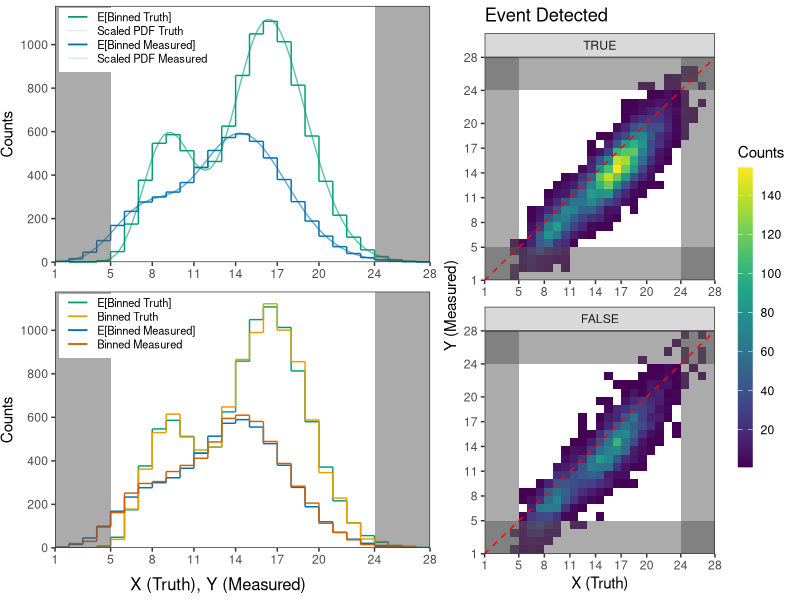
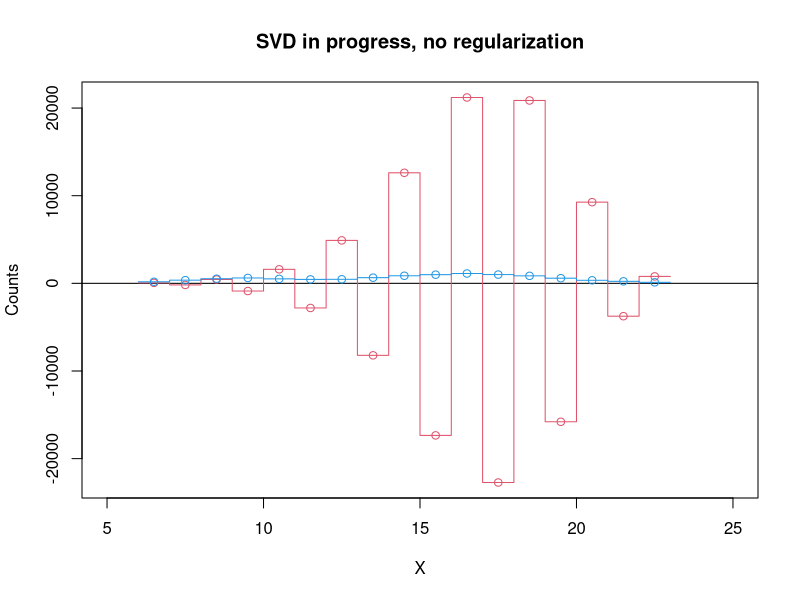

The R source for these figures, in order: (Note: this script raises an error after producing the figures.)
## ---- chunk 1
library(tidyverse)
library(gridExtra)
library(grid)
library(gridtext)
library(knitr)
library(RColorBrewer)
library(viridisLite)
library(viridis)
library(gtools)
## ---- chunk 2
set.seed(1234)
# Assume 10000 events
nsim <- 10000

# Two possible types of processes with different means but equal variances
alpha1 <- 24
alpha2 <- 42
beta <- 0.4

# Event 1 is 1/3 as likely to occur as event 2
p <- 2/7
x1 <- rgamma(nsim, shape = alpha1, scale = beta)
x2 <- rgamma(nsim, shape = alpha2, scale = beta)
#p <- 2/5
#x1 <- rlnorm(nsim, meanlog = 2.25, sdlog = 0.25)
#x2 <- rlnorm(nsim, meanlog = 2.8, sdlog = 0.15)
z <- rbernoulli(nsim, p)
x <- c(x1[z],x2[!z])

# Efficiency
xdetected <- rbernoulli(length(x),1-exp(-sqrt(x)/4)) == 1

# Add Smearing
ermu <- -x^(1/4)
ersd <- log((x+10)/4)
y <- x + rnorm(nsim, mean = ermu, sd = ersd)

# Binned representation
xymin <- 5
xymax <- 24
xystep <- 3
dxy <- 4
xyaxes <- c(xymin-dxy,xymin,
            seq(xymin+xystep,xymax-xystep,xystep),
            xymax,xymax+dxy)

sims <- tibble("Truth" = x,
               "Measured" = y,
               "Detected" = xdetected)

step_hist_notfolded <- hist(x[which(x > xymin-dxy & x < xymax+dxy)], 
                            breaks = seq(xymin-dxy,xymax+dxy,1), plot = F)
step_hist_folded <- hist(y[which(y > xymin-dxy & y < xymax+dxy & xdetected == TRUE)], 
                         breaks = seq(xymin-dxy,xymax+dxy,1), plot = F)

fmax <- 1.075*max(c(step_hist_folded$density,step_hist_notfolded$density))
fmax_count <- 1.05*max(c(step_hist_folded$count,step_hist_notfolded$count))

step_hist <- 
  tibble(binLow = c(step_hist_folded$breaks[-length(step_hist_folded$breaks)],
                    step_hist_notfolded$breaks[-length(step_hist_notfolded$breaks)]),
         binHigh = c(step_hist_folded$breaks[-1],step_hist_notfolded$breaks[-1]),
         CountsL = c(c(0,step_hist_folded$counts[-length(step_hist_folded$counts)]),
                     c(0,step_hist_notfolded$counts[-length(step_hist_notfolded$counts)])),
         Counts = c(step_hist_folded$counts,step_hist_notfolded$counts),
         DensityL = c(c(0,step_hist_folded$density[-length(step_hist_folded$density)]),
                      c(0,step_hist_notfolded$density[-length(step_hist_notfolded$density)])),
         Density = c(step_hist_folded$density,step_hist_notfolded$density),
         Treatment = c(rep("folded", length(step_hist_folded$density)),
                       rep("not folded", length(step_hist_notfolded$density))))
## ---- chunk 3
# Continuous representation
X <- seq(xymin-dxy,xymax+dxy,0.01)
nx <- length(X)

fx = p*dgamma(X, shape = alpha1, scale = beta) + 
     (1-p)*dgamma(X, shape = alpha2, scale = beta)
#fx <- p*dlnorm(X, meanlog = 2.25, sdlog = 0.25) +
#  (1-p)*dlnorm(X, meanlog = 2.8, sdlog = 0.15)

fx_data <- tibble(X = X, Density = fx)
# fy_data content calculated in fyEstimate.nb
fy_data <- read.csv("fyEstimate.csv")

# Binned expected counts
exp_hist <- read.csv("histExpected.csv")
exp_hist[,3:4] <- nsim*exp_hist[,3:4]

# Counts max
fmax_count <- max(fmax_count, 1.05*max(nsim*fx_data$Density))
## ---- chunk 4
# Plotting
comp1 <- ggplot(data = step_hist) + 
  theme_bw() +
  geom_segment(data = filter(exp_hist, 
                             Treatment == "not folded" &
                                binLow >= xymin-dxy &
                               binHigh <= xymax+dxy),
               mapping = aes(x = binLow,
                             y = Counts,
                          xend = binHigh,
                          yend = Counts,
                         color = "E[Binned Truth]",
                      linetype = "E[Binned Truth]")) +
  geom_segment(data = filter(exp_hist, 
                             Treatment == "not folded" &
                                binLow >= xymin-dxy &
                               binHigh <= xymax+dxy),
               mapping = aes(x = binLow,
                             y = CountsL,
                          xend = binLow,
                          yend = Counts,
                         color = "E[Binned Truth]",
                      linetype = "E[Binned Truth]")) +
  geom_segment(data = filter(exp_hist, 
                             Treatment == "folded" &
                                binLow >= xymin-dxy &
                               binHigh <= xymax+dxy),
               mapping = aes(x = binLow,
                             y = Counts,
                          xend = binHigh,
                          yend = Counts,
                         color = "E[Binned Measured]",
                      linetype = "E[Binned Measured]")) +
  geom_segment(data = filter(exp_hist, 
                             Treatment == "folded" &
                                binLow >= xymin-dxy &
                               binHigh <= xymax+dxy),
               mapping = aes(x = binLow,
                             y = CountsL,
                          xend = binLow,
                          yend = Counts,
                         color = "E[Binned Measured]",
                      linetype = "E[Binned Measured]")) +
  geom_line(data = filter(fx_data,
                            X >= xymin-dxy &
                            X <= xymax+dxy),
            mapping = aes(x = X, 
                          y = nsim*Density,
                      color = "Scaled PDF Truth",
                   linetype = "Scaled PDF Truth")) +
  geom_line(data = filter(fy_data,
                            Y >= xymin-dxy &
                            Y <= xymax+dxy),
            mapping = aes(x = Y, 
                          y = nsim*Density,
                      color = "Scaled PDF Measured",
                   linetype = "Scaled PDF Measured")) +
  scale_x_continuous(breaks = xyaxes, 
                     limits = c(xymin-dxy,xymax+dxy), 
                     expand = c(0,0)) +
  scale_y_continuous("Counts",
                     limits = c(0,fmax_count), expand = c(0,0),
                     breaks = seq(0,ceiling(fmax_count),
                                  floor(fmax_count/1000)*200)) +
  scale_color_manual(name = NA,
                     labels = c("E[Binned Truth]",
                                "Scaled PDF Truth",
                                "E[Binned Measured]",
                                "Scaled PDF Measured"),
                     breaks = c("E[Binned Truth]",
                                "Scaled PDF Truth",
                                "E[Binned Measured]",
                                "Scaled PDF Measured"),
                     values = c("E[Binned Truth]" = alpha("#009E73",1),#alpha("#4C8C2B",0.6),
                                "Scaled PDF Truth" = alpha("#009E73",0.6),#alpha("#4C8C2B",1),
                                "E[Binned Measured]" = alpha("#0072B2",1),#alpha("#004C97",0.6),
                                "Scaled PDF Measured" = alpha("#0072B2",0.6))) +#alpha("#004C97",1))) +
  scale_linetype_manual(name = NA,
                        labels = c("E[Binned Truth]",
                                   "Scaled PDF Truth",
                                   "E[Binned Measured]",
                                   "Scaled PDF Measured"),
                        breaks = c("E[Binned Truth]",
                                   "Scaled PDF Truth",
                                   "E[Binned Measured]",
                                   "Scaled PDF Measured"),
                        values = c("E[Binned Truth]" = "solid",
                                   "Scaled PDF Truth" = "solid",
                                   "E[Binned Measured]" = "solid",
                                   "Scaled PDF Measured" = "solid")) +
  theme(panel.grid.major = element_blank(),
        panel.grid.minor = element_blank(), 
        plot.margin = margin(0.15, 0.16, 0.12, 0.01, "cm"),
        legend.text = element_text(size = 8),
        legend.title = element_blank(),
        legend.position = c(.01, 0.99),
        legend.justification = c("left", "top"),
        legend.box.just = "left",
        legend.key.height = unit(10,"points"),
        legend.margin = margin(1,5,5,5,"pt"),
        axis.title.x = element_blank()) +
  guides(color = guide_legend(override.aes = list(alpha = c(1,0.15,1,0.15)))) +
  geom_rect(data=tibble(x1=xymin-dxy,x2=xymin,y1=0,y2=fmax_count),
            mapping=aes(xmin=x1,xmax=x2,ymin=y1,ymax=y2),
            alpha=0.5,size=0.3) +
  geom_rect(data=tibble(x1=xymax,x2=xymax+dxy,y1=0,y2=fmax_count),
            mapping=aes(xmin=x1,xmax=x2,ymin=y1,ymax=y2),
            alpha=0.5,size=0.3)

comp2 <- ggplot(data = step_hist) + 
  theme_bw() +
  geom_segment(data = filter(exp_hist, 
                             Treatment == "not folded" &
                                binLow >= xymin-dxy &
                               binHigh <= xymax+dxy ),
               mapping = aes(x = binLow,
                             y = Counts,
                          xend = binHigh,
                          yend = Counts,
                         color = "E[Binned Truth]")) +
  geom_segment(data = filter(exp_hist, 
                             Treatment == "not folded" &
                                binLow >= xymin-dxy &
                               binHigh <= xymax+dxy),
               mapping = aes(x = binLow,
                             y = CountsL,
                          xend = binLow,
                          yend = Counts,
                         color = "E[Binned Truth]")) +
  geom_segment(data = filter(exp_hist, 
                             Treatment == "folded" &
                                binLow >= xymin-dxy &
                               binHigh <= xymax+dxy),
               mapping = aes(x = binLow,
                             y = Counts,
                          xend = binHigh,
                          yend = Counts,
                         color = "E[Binned Measured]")) +
  geom_segment(data = filter(exp_hist, 
                             Treatment == "folded" &
                                binLow >= xymin-dxy &
                               binHigh <= xymax+dxy),
               mapping = aes(x = binLow,
                             y = CountsL,
                          xend = binLow,
                          yend = Counts,
                         color = "E[Binned Measured]")) +
  geom_segment(data = filter(step_hist, 
                             Treatment == "not folded" &
                                binLow >= xymin-dxy &
                               binHigh <= xymax+dxy),
               mapping = aes(x = binLow,
                             y = Counts,
                          xend = binHigh,
                          yend = Counts,
                         color = "Binned Truth")) +
  geom_segment(data = filter(step_hist, 
                             Treatment == "not folded" &
                                binLow >= xymin-dxy &
                               binHigh <= xymax+dxy),
               mapping = aes(x = binLow,
                             y = CountsL,
                          xend = binLow,
                          yend = Counts,
                         color = "Binned Truth")) +
  geom_segment(data = filter(step_hist, 
                             Treatment == "folded" &
                                binLow >= xymin-dxy &
                               binHigh <= xymax+dxy),
               mapping = aes(x = binLow,
                             y = Counts,
                          xend = binHigh,
                          yend = Counts,
                         color = "Binned Measured")) +
  geom_segment(data = filter(step_hist, 
                             Treatment == "folded" &
                                binLow >= xymin-dxy &
                               binHigh <= xymax+dxy),
               mapping = aes(x = binLow,
                             y = CountsL,
                          xend = binLow,
                          yend = Counts,
                         color = "Binned Measured")) +
  scale_x_continuous(breaks = xyaxes, 
                     limits = c(xymin-dxy,xymax+dxy), 
                     expand = c(0,0)) +
  scale_y_continuous("Counts",
                     limits = c(0,fmax_count), expand = c(0,0),
                     breaks = seq(0,ceiling(fmax_count),
                                  floor(fmax_count/1000)*200)) +
  scale_color_manual(name = NA,
                     breaks = c("E[Binned Truth]",
                                "Binned Truth",
                                "E[Binned Measured]",
                                "Binned Measured"),
                     values = c("E[Binned Truth]" = alpha("#009E73",1),
                                "Binned Truth" = alpha("#E69F00",1),#alpha("#CB6015",0.7),
                                "E[Binned Measured]" = alpha("#0072B2",1),#alpha("#004C97",0.7),
                                "Binned Measured" = alpha("#D55E00",1)))+#alpha("#8A2A2B",0.7))) +
  theme(panel.grid.major = element_blank(),
        panel.grid.minor = element_blank(), 
        plot.margin = margin(0.15, 0.16, 0.12, 0.01, "cm"),
        legend.text = element_text(size = 8),
        legend.title = element_blank(),
        legend.position = c(.01, 0.99),
        legend.justification = c("left", "top"),
        legend.box.just = "left",
        legend.key.height = unit(10,"points"),
        legend.margin = margin(1,5,5,5,"pt"),
        axis.title.x = element_blank()) +
  geom_rect(data=tibble(x1=xymin-dxy,x2=xymin,y1=0,y2=fmax_count),
            mapping=aes(xmin=x1,xmax=x2,ymin=y1,ymax=y2),
            alpha=0.5,size=0.3) +
  geom_rect(data=tibble(x1=xymax,x2=xymax+dxy,y1=0,y2=fmax_count),
            mapping=aes(xmin=x1,xmax=x2,ymin=y1,ymax=y2),
            alpha=0.5,size=0.3) #+
  #guides(color = guide_legend(override.aes = list(alpha = 0.2)))

migration <- sims %>%
  mutate(across(Detected, factor, levels = c("TRUE","FALSE"))) %>%
  filter(Truth <= xymax+dxy & Truth >= xymin-dxy &
           Measured <= xymax+dxy & Measured >= xymin-dxy) %>%
  ggplot() +
    scale_x_continuous(breaks = xyaxes,
                       limits = c(xymin-dxy,xymax+dxy), 
                       expand = c(0,0)) +
    scale_y_continuous(breaks = xyaxes, 
                       limits = c(xymin-dxy,xymax+dxy), 
                       expand = c(0,0)) +
    theme_bw() + theme(panel.grid.major = element_blank(), 
                       panel.grid.minor = element_blank()) +
    stat_bin2d(mapping = aes(x = Truth, 
                             y = Measured), 
               breaks = list(x = seq(xymin-dxy,xymax+dxy,1),
                             y = seq(xymin-dxy,xymax+dxy,1))) +
    labs(x = "X (Truth)", y = "Y (Measured)",
         title = "Event Detected") +
    geom_rect(data=tibble(x1=xymin-dxy,x2=xymax+dxy,y1=xymin-dxy,y2=xymin),
              mapping=aes(xmin=x1,xmax=x2,ymin=y1,ymax=y2),
              alpha=0.5,size=0.3) +
    geom_rect(data=tibble(x1=xymin-dxy,x2=xymin,y1=xymin-dxy,y2=xymax+dxy),
              mapping=aes(xmin=x1,xmax=x2,ymin=y1,ymax=y2),
              alpha=0.5,size=0.3) +
    geom_rect(data=tibble(x1=xymin-dxy,x2=xymax+dxy,y1=xymax,y2=xymax+dxy),
              mapping=aes(xmin=x1,xmax=x2,ymin=y1,ymax=y2),
              alpha=0.5,size=0.3) +
    geom_rect(data=tibble(x1=xymax,x2=xymax+dxy,y1=xymin-dxy,y2=xymax+dxy),
              mapping=aes(xmin=x1,xmax=x2,ymin=y1,ymax=y2),
              alpha=0.5,size=0.3) +
    geom_abline(intercept=0,slope=1,lty="dashed",col="red") +
    facet_wrap(Detected~., nrow = 2, scales = "free")

gradient_max <- max(ggplot_build(migration)$data[[1]]$count)
gmins <- abs(floor(gradient_max/10^(floor(log10(gradient_max))-1))/
               c(5,10,20,25,50)-1)
gradient_step <- c(5,10,20,25,50)[which(gmins == min(gmins))]*
  10^(floor(log10(gradient_max))-2)

migration <- migration +
  scale_fill_gradientn(colours = viridis(11),
                       breaks = seq(0,gradient_max,gradient_step),
                       guide = guide_colourbar(barwidth = 0.75, 
                                               barheight = 15,
                                               title = "Counts"))

grid.arrange(arrangeGrob(comp1, comp2, richtext_grob("X (Truth), Y (Measured)"),
                         heights = c(10,10,1)), 
             migration, ncol = 2, widths = c(6,5))

rmu <- sims %>%
  filter(Truth <= xymax+dxy & Truth >= xymin-dxy) %>%
  select(Truth) %>%
  mutate(Truth = ceiling(Truth)-floor(min(Truth))) %>%
  count(Truth, name = "counts") %>%
  pull(counts)

rR <- sims %>%
  filter(Truth <= xymax & Truth >= xymin &
           Measured <= xymax & Measured >= xymin &
           Detected == "TRUE") %>%
  select(Measured, Truth) %>%
  mutate(Measured = ceiling(Measured)-floor(min(Measured)),
         Truth = ceiling(Truth)-floor(min(Truth))) %>%
  count(Measured, Truth, name = "counts") %>%
  complete(Measured, Truth, fill = list(counts=0)) %>%
  pull(counts) %>%
  matrix(ncol = xymax-xymin, byrow = T)

#step_hist
dp_hist <- sims %>%
  filter(Truth <= xymax+dxy & Truth >= xymin-dxy &
           Measured <= xymax+dxy & Measured >= xymin-dxy) %>%
  pivot_longer(c(Measured,Truth), 
               names_to = "Treatment", 
               values_to = "binLow") %>%
  filter((Treatment == "Measured" & Detected == TRUE) | Treatment == "Truth") %>%
  mutate(binHigh = ceiling(binLow),
         binLow = floor(binLow)) %>%
  count(binHigh, Treatment, name = "Counts") %>%
  mutate(Density = Counts/nsim)

## ---- chunk 5
dp_hist <- sims %>%
  filter(Truth <= 30 & Truth >= 0 &
           Measured <= 30 & Measured >= 0) %>%
  pivot_longer(c(Measured,Truth), 
               names_to = "Treatment", 
               values_to = "binLow") %>%
  filter((Treatment == "Measured" & Detected == TRUE) | Treatment == "Truth") %>%
  mutate(binHigh = ceiling(binLow),
         binLow = floor(binLow)) %>%
  count(binHigh, Treatment, name = "Counts") %>%
  mutate(Density = Counts/nsim) %>%
  complete(binHigh=1:30,Treatment,
           fill = list(Counts=0,Density=0))

dnu <- dp_hist %>%
  filter(Treatment == "Measured") %>%
  select(binHigh,Counts) %>%
  mutate(Good = Counts>50)

dmu <- dp_hist %>%
  filter(Treatment == "Truth") %>%
  select(binHigh,Counts) %>%
  mutate(Good = Counts>50)

mR <- as.matrix(read.csv("migrationMatrix.csv", header = F))
colnames(mR) <- NULL
mR <- mR[dnu$Good,dmu$Good]
mR <- zapsmall(mR, digits = 6)

mRsvd <- svd(mR, nu = dim(mR)[1], nv = dim(mR)[2])
mRsvd$d

Sig <- zapsmall(t(mRsvd$u) %*% mR %*% mRsvd$v, digits=6)
invSig <- t(rbind(diag(1/mRsvd$d),matrix(rep(0,(dim(mR)[1]-dim(mR)[2])*dim(mR)[2]),ncol=dim(mR)[2])))

enu <- exp_hist %>%
  filter(Treatment == "folded") %>%
  pull(Counts)

muSVD <- mRsvd$v %*% invSig %*% t(mRsvd$u) %*% (dnu$Counts[dnu$Good]/(enu[dnu$Good]))

plot(x=c(-5,35),y=c(0,0), xlim = c(5,25), ylim = c(min(muSVD)-10,max(muSVD,dmu$Counts)+10), type = "l", xlab = "X", ylab = "Counts", main="SVD in progress, no regularization")
points((1:30)[dmu$Good]-0.5, muSVD, col = 2)
lines(rbind((1:30)[dmu$Good]-1,(1:30)[dmu$Good]), rep(muSVD,each=2), col = 2)
points((1:30)[dmu$Good]-0.5, dmu$Counts[dmu$Good], col = 4)
lines(rbind((1:30)[dmu$Good]-1,(1:30)[dmu$Good]), rep(dmu$Counts[dmu$Good],each=2), col = 4)


#vals <- rep(0,15)
#for (i in 1:15){
#  vals[i] <- sqrt(sum((zapsmall(mR,digits=i) %*% dmu$Counts - mR %*% dmu$Counts)^2))
#}
#plot(1:15, log10(vals))
#cbind(1:15,vals)
## ---- chunk 6
# Number of "causes" and "effects"
nc <- ne <-  40

# Get migration counts from stored ggplot and create smearing matrix
smear_data <- ggplot_build(smear_m)$data[[1]]
smearing_matrix <- matrix(rep(0,nc*(ne+1)), ncol = nc)
for( i in 1:nrow(smear_data)){
  smearing_matrix[cbind(smear_data$xbin, (ne+2)-smear_data$ybin)[i,2],
                  cbind(smear_data$xbin, (ne+2)-smear_data$ybin)[i,1]] <- smear_data$value[i]
}
smearing_matrix_normcols <- smearing_matrix / 
  matrix(rep(apply(smearing_matrix, MARGIN = 2, sum),ne+1), nrow=ne+1, byrow = T)

# Get observed number of events per effect
xE1 <- smearing_matrix %*% rep(1,nc)

# Number of samples drawn from each posterior distribution
nsamp <- 10
Lamb1 <- theta1 <- invMig1 <- list(NA)
xC1 <- efficiency1 <- mu1 <- intmu1 <- matrix(rep(NA,nsamp*nc), ncol=nsamp)
for(i in 1:nsamp){
  # New smearing matrices sampled from Dirichlet posterior
  Lamb1[[i]] <- matrix(unlist(map(1:nc, ~ t(rdirichlet(1, exp(-abs(.-1:(ne+1)))+
                                                             smearing_matrix[,.])))), nrow=ne+1)
  # Efficiencies calculated for each 
  efficiency1[,i] <- apply(Lamb1[[i]][-(ne+1),], MARGIN = 2, sum)
  # Apply Bayes' theorem to get P(C|E)
  theta1[[i]] <- t(Lamb1[[i]][-(ne+1),]/(matrix(rep(apply(Lamb1[[i]][-(ne+1),],
                                                          MARGIN = 1, sum), nc), ncol=nc)))
  mu1[,i] <- map_dbl(xE1[-(ne+1)], ~ rgamma(1,1+.,1))
  intmu1[,i] <- round(mu1[,i])
  intmu1[,i][which(intmu1[,i]==0)] <- 1
  invMig1[[i]] <- matrix(unlist(map(1:ne, ~ rmultinom(n=1,size=intmu1[.,i], 
                                                     prob=theta1[[i]][,.]))),nrow=ne)
  xC1[,i] <- (apply(invMig1[[i]],MARGIN=1, sum)/
                efficiency1[,i])*(mu1[,i]/intmu1[,i])
}

step_hist$barlow <- rep(0,nc+ne)
step_hist$barhigh <- rep(0,nc+ne)

step <- filter(step_hist, Treatment == "truth")
step$Counts <- apply(xC1, MARGIN=1, mean)
step$CountsL[-1] <- apply(xC1, MARGIN=1, mean)[-nc]
step$Treatment <- "1 iteration"
step$Density <- apply(xC1, MARGIN=1, mean)/sum(apply(xC1, MARGIN=1, mean))
step$DensityL[-1] <- step$Density[-nc]
step$barlow <- apply(xC1, MARGIN=1, FUN=quantile, probs=0.025)
step$barhigh <- apply(xC1, MARGIN=1, FUN=quantile, probs=0.975)
step_hist_iter1 <- rbind(step_hist,step)

ymax_count <- 1.1*max(step_hist_iter1$Counts)

it1 <- ggplot(data = step_hist_iter1) + 
  theme_bw() +
  geom_rect(mapping = aes(xmin = binLow,
                          ymin = barlow,
                          xmax = binHigh,
                          ymax = barhigh,
                          fill = Treatment),
            alpha=0.2) +
  geom_segment(mapping = aes(x = binLow,
                             y = Counts,
                          xend = binHigh,
                          yend = Counts,
                          color = Treatment),
               alpha=0.7) +
  geom_segment(mapping = aes(x = binLow,
                             y = CountsL,
                          xend = binLow,
                          yend = Counts,
                          color = Treatment), 
               alpha=0.7) +
  scale_x_continuous(breaks = seq(-10,10,2), 
                     limits = c(-10,10), 
                     expand = c(0,0)) +
  scale_y_continuous("Counts", limits = c(0,ymax_count), expand = c(0,0),
                     breaks = seq(0,ceiling(ymax_count), ceiling(ymax_count/1000)*100)) +
  labs(x="X", y="", title="1 Iteration") +
  scale_color_manual(values=c("orange","red","blue")) +
  scale_fill_manual(values=c("orange","red","blue")) +
  theme(panel.grid.major = element_blank(), panel.grid.minor = element_blank())
## ---- chunk 7
# Get observed number of events per effect
xE2 <- xC1

# Number of samples drawn from posterior distribution
Lamb2 <- efficiency2 <- theta2 <- invMig2 <- list(NA)
xC2 <- efficiency2 <- mu2 <- intmu2 <- matrix(rep(NA,nsamp*nsamp*nc), ncol=nsamp*nsamp)
for(i in 1:nsamp){
  for(j in 1:nsamp){
    # New smearing matrices sampled from Dirichlet posterior
    Lamb2[[(i-1)*nsamp+j]] <- 
      matrix(unlist(map(1:nc, ~ t(rdirichlet(1,exp(-abs(.-1:(ne+1)))+smearing_matrix[,.]+c(invMig1[[i]][.,],0))))), 
             nrow=ne+1)
    # Efficiencies calculated for each 
    efficiency2[,(i-1)*nsamp+j] <- apply(Lamb2[[(i-1)*nsamp+j]][-(ne+1),],MARGIN=2, sum)
    # Apply Bayes' theorem to get P(C|E)
    theta2[[(i-1)*nsamp+j]] <- t((Lamb2[[(i-1)*nsamp+j]][-(ne+1),]*matrix(rep(xC1[,i], nc),byrow=T,ncol=nc))/
                                (matrix(rep(Lamb2[[(i-1)*nsamp+j]][-(ne+1),] %*% 
                                              xC1[,i], nc), ncol=nc)))
  
    mu2[,(i-1)*nsamp+j] <- map_dbl(1:ne, ~ rgamma(1,1+xE1[.]+xE2[.,j],2))
    intmu2[,(i-1)*nsamp+j] <- round(mu2[,(i-1)*nsamp+j])
    intmu2[,(i-1)*nsamp+j][which(intmu2[,(i-1)*nsamp+j]==0)] <- 1
    invMig2[[(i-1)*nsamp+j]] <- matrix(unlist(map(1:ne,~rmultinom(n=1,size=intmu2[.,(i-1)*nsamp+j], 
                                                                  prob=theta2[[(i-1)*nsamp+j]][,.]))),nrow=ne)
    xC2[,(i-1)*nsamp+j] <- (apply(invMig2[[(i-1)*nsamp+j]],MARGIN=1,sum)/efficiency2[,(i-1)*nsamp+j])*
      (mu2[,(i-1)*nsamp+j]/intmu2[,(i-1)*nsamp+j])
  }
}

step <- filter(step_hist, Treatment == "truth")
step$Counts <- apply(xC2, MARGIN=1, mean)
step$CountsL[-1] <- apply(xC2, MARGIN=1, mean)[-nc]
step$Treatment <- "2 iterations"
step$Density <- apply(xC2, MARGIN=1, mean)/sum(apply(xC2, MARGIN=1, mean))
step$DensityL[-1] <- step$Density[-nc]
step$barlow <- apply(xC2, MARGIN=1, FUN=quantile, probs=0.025)
step$barhigh <- apply(xC2, MARGIN=1, FUN=quantile, probs=0.975)
step_hist_iter2 <- rbind(step_hist,step)

ymax_count <- 1.1*max(step_hist_iter2$Counts,step_hist_iter2$barhigh)

it2 <- ggplot(data = step_hist_iter2) + 
  theme_bw() +
  geom_rect(mapping = aes(xmin = binLow,
                          ymin = barlow,
                          xmax = binHigh,
                          ymax = barhigh,
                          fill = Treatment),
            alpha=0.2) +
  geom_segment(mapping = aes(x = binLow,
                             y = Counts,
                          xend = binHigh,
                          yend = Counts,
                          color = Treatment),
               alpha=0.7) +
  geom_segment(mapping = aes(x = binLow,
                             y = CountsL,
                          xend = binLow,
                          yend = Counts,
                          color = Treatment), 
               alpha=0.7) +
  scale_x_continuous(breaks = seq(-10,10,2), 
                     limits = c(-10,10), 
                     expand = c(0,0)) +
  scale_y_continuous("Counts", limits = c(0,ymax_count), expand = c(0,0),
                     breaks = seq(0,ceiling(ymax_count), ceiling(ymax_count/1000)*100)) +
  labs(x="X", y="", title="2 Iterations") +
  scale_color_manual(values=c("orange","red","blue")) +
  scale_fill_manual(values=c("orange","red","blue")) +
  theme(panel.grid.major = element_blank(), panel.grid.minor = element_blank())
## ---- chunk 8
# Get observed number of events per effect
xE3 <- xC2

# Number of samples drawn from posterior distribution
Lamb3 <- efficiency3 <- theta3 <- invMig3 <- list(NA)
xC3 <- efficiency3 <- mu3 <- intmu3 <- matrix(rep(NA,nc*nsamp^3), ncol=nsamp^3)
for(i in 1:nsamp){
  for(j in 1:nsamp){
    for(k in 1:nsamp){
      # New smearing matrices sampled from Dirichlet posterior
      Lamb3[[(i-1)*nsamp^2+(j-1)*nsamp+k]] <- 
        matrix(unlist(map(1:nc, ~ t(rdirichlet(1,exp(-abs(.-1:(ne+1)))+smearing_matrix[,.]+
                                                 c(invMig1[[i]][.,],0)+c(invMig2[[(j-1)*nsamp+k]][.,],0))))), 
               nrow=ne+1)
      # Efficiencies calculated for each 
      efficiency3[,(i-1)*nsamp^2+(j-1)*nsamp+k] <- 
        apply(Lamb3[[(i-1)*nsamp^2+(j-1)*nsamp+k]][-(ne+1),],MARGIN=2, sum)
      # Apply Bayes' theorem to get P(C|E)
      theta3[[(i-1)*nsamp^2+(j-1)*nsamp+k]] <- 
        t((Lamb3[[(i-1)*nsamp^2+(j-1)*nsamp+k]][-(ne+1),]*
             matrix(rep(xC3[,(j-1)*nsamp+k], nc),byrow=T,ncol=nc))/
            (matrix(rep(Lamb3[[(i-1)*nsamp^2+(j-1)*nsamp+k]][-(ne+1),] %*% 
                          xC3[,(j-1)*nsamp+k], nc), ncol=nc)))
    
      mu3[,(i-1)*nsamp^2+(j-1)*nsamp+k] <- 
        map_dbl(1:ne, ~ rgamma(1,1+xE1[.]+xE2[.,k]+xE3[(j-1)*nsamp+k],3))
      intmu3[,(i-1)*nsamp^2+(j-1)*nsamp+k] <- 
        round(mu3[,(i-1)*nsamp^2+(j-1)*nsamp+k])
      intmu3[,(i-1)*nsamp^2+(j-1)*nsamp+k][which(intmu3[,(i-1)*nsamp^2+(j-1)*nsamp+k]==0)] <- 1
      invMig3[[(i-1)*nsamp^2+(j-1)*nsamp+k]] <- 
        matrix(unlist(map(1:ne,~rmultinom(n=1,size=intmu3[.,(i-1)*nsamp^2+(j-1)*nsamp+k], 
                                          prob=theta2[[(i-1)*nsamp+j]][,.]))),nrow=ne)
      xC3[,(i-1)*nsamp^2+(j-1)*nsamp+k] <- 
        (apply(invMig3[[(i-1)*nsamp^2+(j-1)*nsamp+k]],MARGIN=1,sum)/efficiency3[,(i-1)*nsamp^2+(j-1)*nsamp+k])*
        (mu3[,(i-1)*nsamp^2+(j-1)*nsamp+k]/intmu3[,(i-1)*nsamp^2+(j-1)*nsamp+k])
    }
  }
}

step <- filter(step_hist_iter1, Treatment == "truth")
step$Counts <- apply(xC3, MARGIN=1, mean)
step$CountsL[-1] <- apply(xC3, MARGIN=1, mean)[-nc]
step$Treatment <- "3 iterations"
step$Density <- apply(xC3, MARGIN=1, mean)/sum(apply(xC3, MARGIN=1, mean))
step$DensityL[-1] <- step$Density[-nc]
step$barlow <- apply(xC3, MARGIN=1, FUN=quantile, probs=0.025)
step$barhigh <- apply(xC3, MARGIN=1, FUN=quantile, probs=0.975)
step_hist_iter3 <- rbind(step_hist,step)

ymax_count <- 1.1*max(step_hist_iter3$Counts,step_hist_iter2$barhigh)

it3 <- ggplot(data = step_hist_iter3) + 
  theme_bw() +
  geom_rect(mapping = aes(xmin = binLow,
                          ymin = barlow,
                          xmax = binHigh,
                          ymax = barhigh,
                          fill = Treatment),
            alpha=0.2) +
  geom_segment(mapping = aes(x = binLow,
                             y = Counts,
                          xend = binHigh,
                          yend = Counts,
                          color = Treatment),
               alpha=0.7) +
  geom_segment(mapping = aes(x = binLow,
                             y = CountsL,
                          xend = binLow,
                          yend = Counts,
                          color = Treatment), 
               alpha=0.7) +
  scale_x_continuous(breaks = seq(-10,10,2), 
                     limits = c(-10,10), 
                     expand = c(0,0)) +
  scale_y_continuous("Counts", limits = c(0,ymax_count), expand = c(0,0),
                     breaks = seq(0,ceiling(ymax_count), ceiling(ymax_count/1000)*100)) +
  labs(x="X", y="", title="3 Iterations") +
  scale_color_manual(values=c("orange","red","blue")) +
  scale_fill_manual(values=c("orange","red","blue")) +
  theme(panel.grid.major = element_blank(), panel.grid.minor = element_blank())
